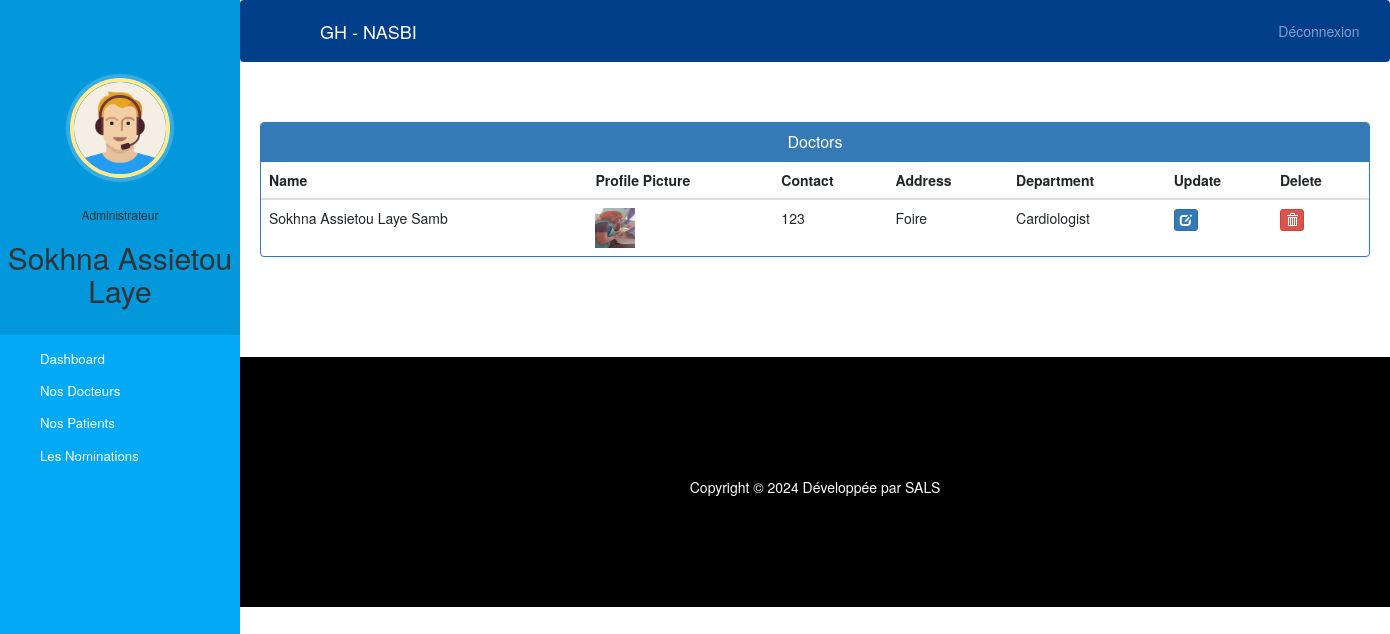
The app's page /admin-view-doctor (signed in) with its own data.
### hospital/models.py (models this page shows, shortened)
class Doctor(models.Model):
    user=models.OneToOneField(User,on_delete=models.CASCADE)
    profile_pic= models.ImageField(upload_to='profile_pic/DoctorProfilePic/',null=True,blank=True)
    address = models.CharField(max_length=40)
    mobile = models.CharField(max_length=20,null=True)
    department= models.CharField(max_length=50,choices=departments,default='Cardiologist')
    status=models.BooleanField(default=False)
    @property
    def get_name(self):
        return self.user.first_name+" "+self.user.last_name

### hospital/views.py (the view)
# urls.py: path('admin-view-doctor', views.admin_view_doctor_view,name='admin-view-doctor'),
@login_required(login_url='adminlogin')
@user_passes_test(is_admin)
def admin_view_doctor_view(request):
    doctors=models.Doctor.objects.all().filter(status=True)
    return render(request,'hospital/admin_view_doctor.html',{'doctors':doctors})

### hospital/views.py (called while the page is built)
def is_admin(user):
    return user.groups.filter(name='ADMIN').exists()

### templates/hospital/admin_view_doctor.html (shortened to what this page needs)
{% extends 'hospital/admin_base.html' %}
{% block content %}
{%load static%}
<head>
  <link href="//netdna.bootstrapcdn.com/bootstrap/3.0.0/css/bootstrap.min.css" rel="stylesheet" id="bootstrap-css">
</head>
<div class="container">
  <div class="panel panel-primary">
    <div class="panel-heading">
      <h6 class="panel-title">Doctors</h6>
    </div>
    <table class="table table-hover" id="dev-table">
      <thead>
        <tr>
          <th>Name</th>
          <th>Profile Picture</th>
          <th>Contact</th>
          <th>Address</th>
          <th>Department</th>
          <th>Update</th>
          <th>Delete</th>
        </tr>
      </thead>
      {% for d in doctors %}
      <tr>
        <td> {{d.get_name}}</td>
        <td> <img src="{% static d.profile_pic.url %}" alt="Profile Pic" height="40px" width="40px" /></td>
        <td>{{d.mobile}}</td>
        <td>{{d.address}}</td>
        <td>{{d.department}}</td>
        <td><a class="btn btn-primary btn-xs" href="{% url 'update-doctor' d.id  %}"><span class="glyphicon glyphicon-edit"></span></a></td>
        <td><a class="btn btn-danger btn-xs" href="{% url 'delete-doctor-from-hospital' d.id  %}"><span class="glyphicon glyphicon-trash"></span></a></td>
      </tr>
      {% endfor %}
    </table>
  </div>
</div>
{% endblock content %}

### templates/hospital/admin_base.html (shortened to what this page needs)
<!DOCTYPE html>
{% load static %}
<html lang="en">
<head>
  <link rel="stylesheet" href="https://stackpath.bootstrapcdn.com/bootstrap/4.3.1/css/bootstrap.min.css">
  <link rel="stylesheet" href="https://maxcdn.bootstrapcdn.com/font-awesome/4.7.0/css/font-awesome.min.css">
  <link rel="stylesheet" href="{% static '/style.css' %}">
</head>
<body>
  <nav class="menu" tabindex="0">
    <header class="avatar">
      <img src="{% static "images/adminpropic.png" %}" style="height:100px;margin-top:50px" />
      <br><br>
      <h6>Administrateur</h6>
      <h2>{{request.user.first_name}}</h2>
    </header>
    <ul>
      <li tabindex="0" class="icon-dashboard"> <a style="color:white; text-decoration:none;" href="admin-dashboard"><span>Dashboard</span></a> </li>
      <li tabindex="0" class="icon-customers"> <a style="color:white; text-decoration:none;" href="admin-doctor"><span>Nos Docteurs</span></a></li>
      <li tabindex="0" class="icon-users"> <a style="color:white; text-decoration:none;" href="admin-patient"><span>Nos Patients</span></a></li>
      <li tabindex="0" class="icon-calendar"> <a style="color:white; text-decoration:none;" href="admin-appointment"><span>Les Nominations</span></a></li>
    </ul>
  </nav>
  <main>
    <div class="bs-example">
      <nav class="navbar navbar-expand-md  navbar-dark fixed-top" style="background:#023e8a;">
        <a href="/admin-dashboard" class="navbar-brand" style="margin-left:54px">GH - NASBI</a>
        <div class="collapse navbar-collapse justify-content-between" id="navbarCollapse">
          <div class="navbar-nav" style=" margin-left: 90%;">
            <a href="/logout" class="nav-item nav-link">Déconnexion</a>
          </div>
        </div>
      </nav>
    </div>
    <br><br>
    {% block content %}
    {% endblock content %}
    <br><br><br><br>
    <footer>
      <br>
      <div class="container">
        <div class="row">
          <div class="col-md-12 col-sm-12">
            <div style="color:#ffffff;" class="wow fadeInUp footer-copyright">
              <p>
                Copyright &copy; 2024 Développée par SALS </p>
            </div>
          </div>
        </div>
      </div>
    </footer>
  </main>
</body>
</html>

### static/style.css (style rules this page uses)
body { padding-left: 240px; }
main { position: relative; height: 100vh; }
.menu { background: #e47321; height: 100vh; width: 240px; position: fixed; top: 0px; left: 0; z-index: 5; outline: none; }
.menu .avatar { background: rgba(0, 0, 0, 0.1); padding: 2em 0.5em; text-align: center; }
.menu .avatar img { width: 100px; border-radius: 50%; overflow: hidden; border: 4px solid #ffea92; box-shadow: 0 0 0 4px rgba(255, 255, 255, 0.2); }
.menu .avatar h2 { font-weight: normal; margin-bottom: 0; }
.menu ul { list-style: none; padding: 0.5em 0; margin: 0; }
.menu ul li { padding: 0.5em 1em 0.5em 3em; font-size: 0.95em; font-weight: regular; background-repeat: no-repeat; background-position: left 15px center; background-size: auto 20px; transition: all 0.15s linear; cursor: pointer; }
.menu ul li.icon-dashboard { background-image: url("http://www.entypo.com/images//gauge.svg"); }
.menu ul li.icon-customers { background-image: url("http://www.entypo.com/images//briefcase.svg"); }
.menu ul li.icon-users { background-image: url("http://www.entypo.com/images//users.svg"); }
.menu ul li.icon-calendar { background-image: url("http://www.entypo.com/images//calendar.svg"); }

### templates/hospital/admin_base.html (style rules this page uses)
a:link { text-decoration: none; }
a { color: white; }
footer { padding: 0px 0px 0px 0px; background-color: black; margin: 0px; }
p { text-align: center; }
body { padding-left: 240px; }
main { position: relative; height: 100vh; }
.menu { background: #03a9f4; height: 100vh; width: 240px; position: fixed; top: 0px; left: 0; z-index: 5; outline: none; }
.menu .avatar { background: rgba(0, 0, 0, 0.1); padding: 2em 0.5em; text-align: center; }
.menu .avatar img { width: 100px; border-radius: 50%; overflow: hidden; border: 4px solid #ffea92; box-shadow: 0 0 0 4px rgba(255, 255, 255, 0.2); }
.menu .avatar h2 { font-weight: normal; margin-bottom: 0; }
.menu ul { list-style: none; padding: 0.5em 0; margin: 0; }
.menu ul li { padding: 0.5em 1em 0.5em 3em; font-size: 0.95em; font-weight: regular; background-repeat: no-repeat; background-position: left 15px center; background-size: auto 20px; transition: all 0.15s linear; cursor: pointer; }
.menu ul li.icon-dashboard { background-image: url("http://www.entypo.com/images//gauge.svg"); }
.menu ul li.icon-customers { background-image: url("http://www.entypo.com/images//briefcase.svg"); }
.menu ul li.icon-users { background-image: url("http://www.entypo.com/images//users.svg"); }
.menu ul li.icon-calendar { background-image: url("http://www.entypo.com/images//calendar.svg"); }

### templates/hospital/admin_view_doctor.html (style rules this page uses)
a:link { text-decoration: none; }
h6 { text-align: center; }
.row { margin: 100px; }

### records on screen
Doctor: get_name "Sokhna Assietou Laye Samb", profile_pic (picture), mobile "123", address "Foire", department "Cardiologist"

### other values on screen
{{ request.user.first_name }} "Sokhna Assietou Laye"
